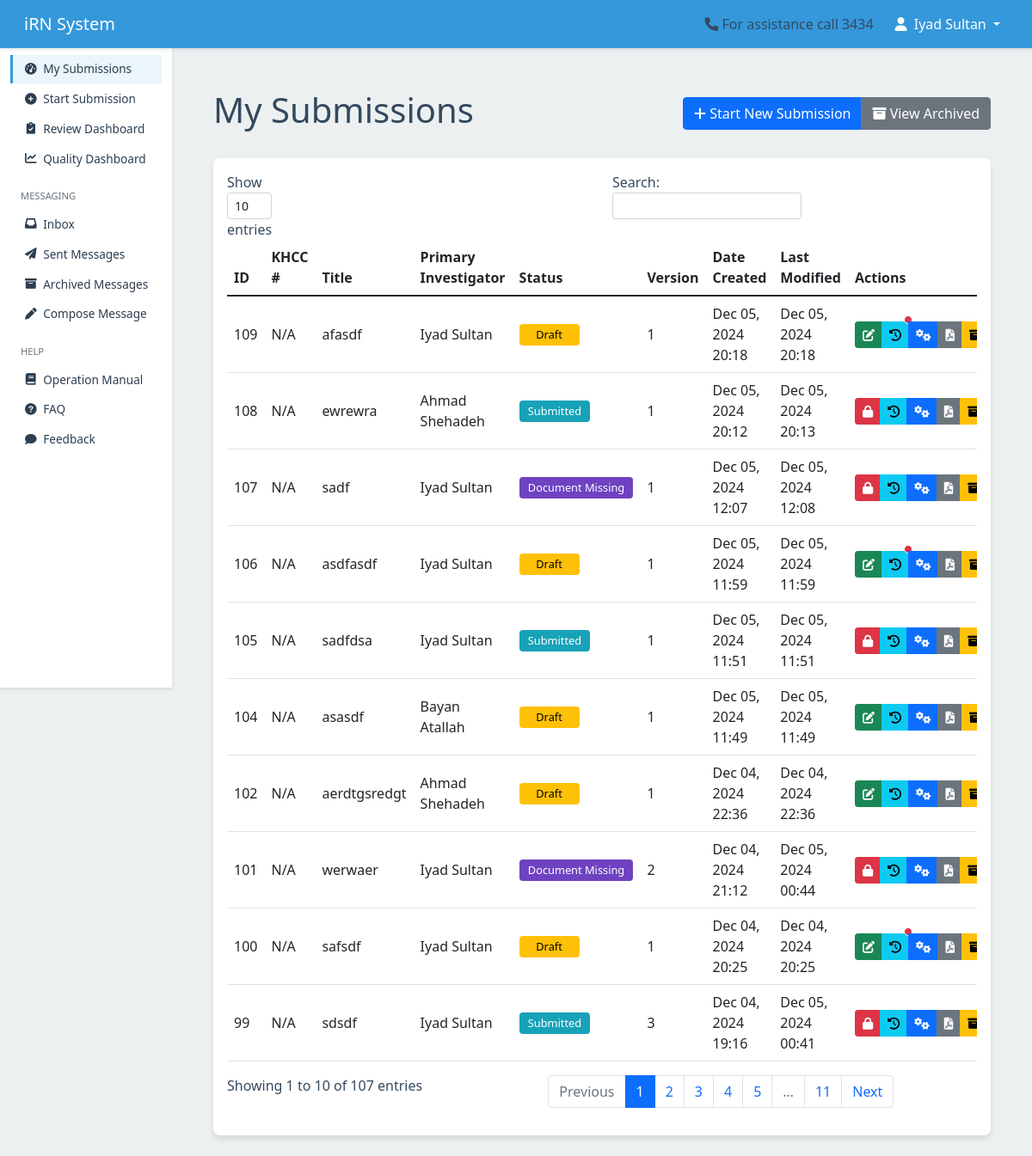
The app's page /submission/dashboard/ (signed in), older data.
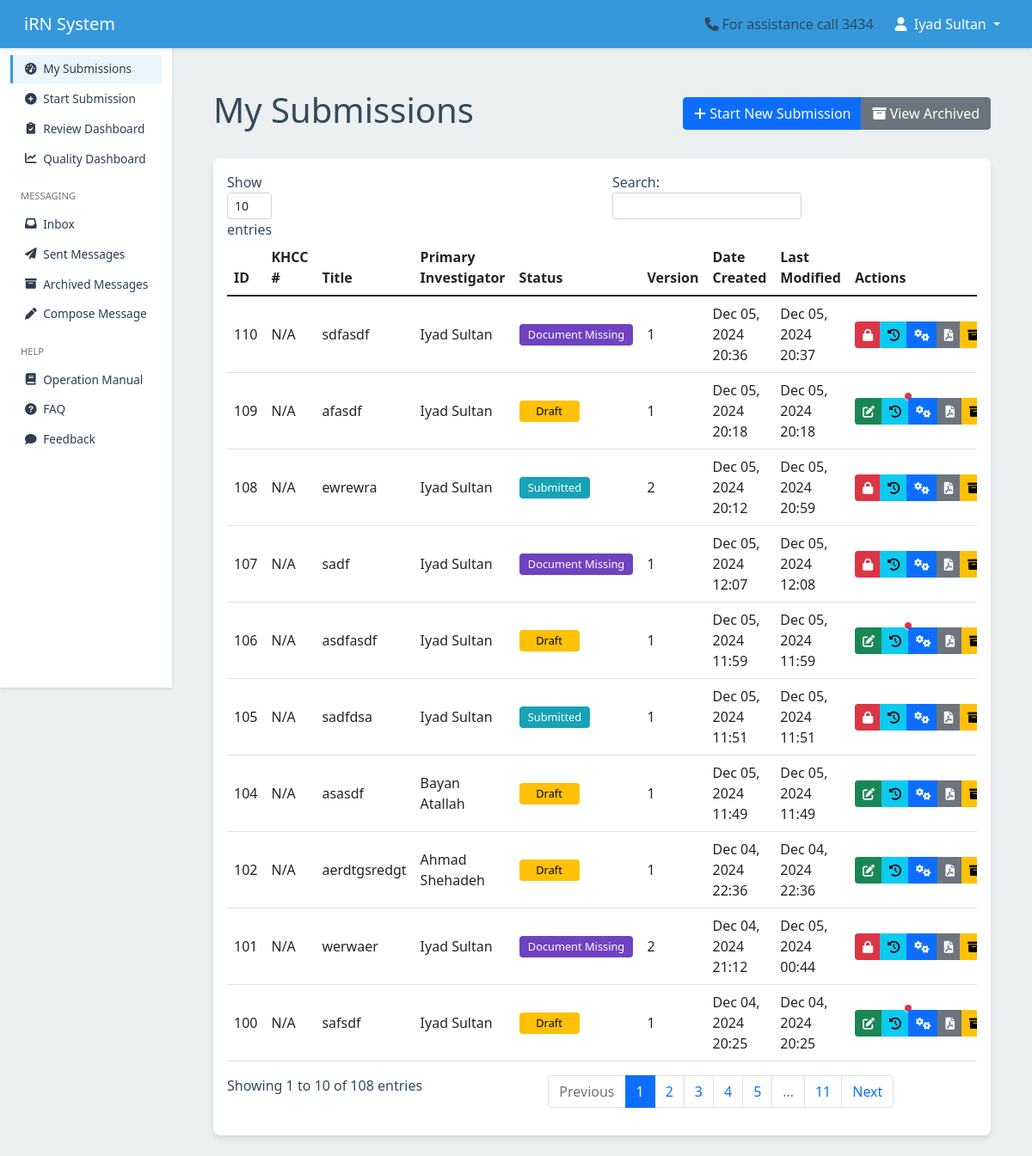
The same page, newer data.
### submission/models.py (models this page shows, shortened)
class Submission(models.Model):
    temporary_id = models.AutoField(primary_key=True)
    khcc_number = models.CharField(max_length=20, blank=True, null=True, unique=True)
    title = models.CharField(max_length=255)
    primary_investigator = models.ForeignKey(
        User, related_name='primary_investigations', on_delete=models.CASCADE
    )
    study_type = models.ForeignKey(StudyType, on_delete=models.SET_NULL, null=True)
    status = models.CharField(
        max_length=50,
        choices=get_submission_status_choices,
        default='draft'
    )
    date_created = models.DateTimeField(auto_now_add=True)
    last_modified = models.DateTimeField(auto_now=True)
    date_submitted = models.DateTimeField(blank=True, null=True)
    version = models.PositiveIntegerField(default=1)
    is_locked = models.BooleanField(default=False)
    is_archived = models.BooleanField(default=False)
    archived_at = models.DateTimeField(null=True, blank=True)
    show_in_irb = models.BooleanField(default=False, help_text="Toggle visibility for IRB members")
    show_in_rc = models.BooleanField(default=False, help_text="Toggle visibility for RC members")
    submitted_by = models.ForeignKey(
        User,
        related_name='submitted_submissions',
        on_delete=models.SET_NULL,
        null=True,
        blank=True,
        help_text="User who submitted the submission"
    )
    def get_required_investigator_forms(self):
        return self.study_type.forms.filter(requested_per_investigator=True)
    def get_submitters(self):
        submitters = [self.primary_investigator]
        submitters.extend([ci.user for ci in self.coinvestigators.filter(can_submit=True)])
        submitters.extend([ra.user for ra in self.research_assistants.filter(can_submit=True)])
        return submitters
    def get_pending_investigator_forms(self, user):
        if not (user == self.primary_investigator or
                self.coinvestigators.filter(user=user).exists() or
                self.research_assistants.filter(user=user).exists()):
            return []
        if user in self.get_submitters() and self.status in ['submitted', 'document_missing']:
            return []
        required_forms = self.get_required_investigator_forms()
        submitted_forms = InvestigatorFormSubmission.objects.filter(
            submission=self,
            investigator=user,
            version=self.version
        ).values_list('form_id', flat=True)
        return list(required_forms.exclude(id__in=submitted_forms))
    def has_pending_forms(self, user):
        return len(self.get_pending_investigator_forms(user)) > 0

### users/models.py (models this page shows, shortened)
class UserProfile(models.Model):
    user = models.OneToOneField(
        User,
        on_delete=models.CASCADE,
        related_name='userprofile'
    )
    institution = models.CharField(
        max_length=255,
        default='King Hussein Cancer Center'
    )
    mobile = models.CharField(
        max_length=20,
        blank=True,
        null=True,
        default='',
        validators=[phone_regex]
    )
    khcc_employee_number = models.CharField(
        max_length=20,
        blank=True,
        null=True,
        unique=True,
        validators=[
            RegexValidator(
                regex=r'^[A-Za-z0-9]+$',
                message='Employee number can only contain letters and numbers.'
            )
        ]
    )
    title = models.CharField(
        max_length=255,
        blank=True,
        null=True
    )
    role = models.CharField(
        max_length=50,
        choices=USER_ROLE_CHOICES,
        blank=True,
        null=True
    )
    groups = models.ManyToManyField(
        Group,
        related_name='user_profiles',
        blank=True
    )
    photo = models.ImageField(
        upload_to='photos/',
        blank=True,
        null=True
    )
    is_approved = models.BooleanField(default=False)
    full_name = models.CharField(
        max_length=255,
        default='',
        help_text='Full name (at least two names required)',
        validators=[validate_full_name]
    )
    class Meta:
        ordering = ['user__username']
        indexes = [
            models.Index(fields=['is_approved']),
            models.Index(fields=['role'])
        ]

### submission/views.py (the view)
# urls.py: path('dashboard/', views.dashboard, name='dashboard'),
@login_required
def dashboard(request):
    from django.db.models import Max, Prefetch
    submissions = Submission.objects.filter(
        is_archived=False
    ).select_related(
        'primary_investigator__userprofile',
        'study_type'
    ).prefetch_related(
        'coinvestigators',
        'research_assistants'
    ).order_by('-date_created')
    for submission in submissions:
        latest_version = FormDataEntry.objects.filter(
            submission=submission
        ).values('version').aggregate(Max('version'))['version__max']
        submission.actual_version = latest_version or 1
        submission.has_pending = submission.has_pending_forms(request.user)
        submission.pending_forms = submission.get_pending_investigator_forms(request.user)
    return render(request, 'submission/dashboard.html', {
        'submissions': submissions
    })

### iRN/constants.py (called while the page is built)
def get_submission_status_choices():
    DEFAULT_CHOICES = SUBMISSION_STATUS_CHOICES
    try:
        choices = cache.get('submission_status_choices')
        if not choices:
            StatusChoice = apps.get_model('submission', 'StatusChoice')
            choices = list(StatusChoice.objects.filter(is_active=True).values_list('code', 'label'))
            if choices:
                cache.set('submission_status_choices', choices)
        return choices or DEFAULT_CHOICES
    except (OperationalError, LookupError):
        return DEFAULT_CHOICES

### submission/templates/submission/dashboard.html (shortened to what the changed rows need)
{% extends 'users/base.html' %}
{% load static %}
{% block content %}
<div class="container mt-4">
    <div class="d-flex justify-content-between align-items-center mb-4">
        <h1>My Submissions</h1>
    </div>
    <div class="card">
        <div class="card-body">
            <div class="table-responsive">
                <table id="submissionsTable" class="table table-hover">
                    <thead>
                        <tr>
                            <th>ID</th>
                            <th>KHCC #</th>
                            <th>Title</th>
                            <th>Primary Investigator</th>
                            <th>Status</th>
                            <th>Version</th>
                            <th>Date Created</th>
                            <th>Last Modified</th>
                            <th>Actions</th>
                        </tr>
                    </thead>
                    <tbody>
                        {% for submission in submissions %}
                        <tr>
                            <td>{{ submission.temporary_id|default:"" }}</td>
                            <td>{{ submission.khcc_number|default:"N/A" }}</td>
                            <td>{{ submission.title|default:"" }}</td>
                            <td>{{ submission.primary_investigator.userprofile.full_name }}</td>
                            <td>
                                <span class="badge badge-{{ submission.status|slugify }}">
                                    {{ submission.get_status_display|default:"" }}
                                </span>
                            </td>
                            <td>{{ submission.actual_version }}</td>
                            <td data-order="{{ submission.date_created|date:'Y-m-d H:i:s' }}">
                                {{ submission.date_created|date:"M d, Y H:i"|default:"" }}
                            </td>
                            <td data-order="{{ submission.last_modified|date:'Y-m-d H:i:s' }}">
                                {{ submission.last_modified|date:"M d, Y H:i"|default:"" }}
                            </td>
                            <td>
                                <div class="btn-group">
                                    {% if submission.is_locked %}
                                        <a href="{% url 'submission:edit_submission' submission.temporary_id %}"
                                           class="btn btn-sm btn-danger"
                                           title="Submission Locked">
                                            <i class="fas fa-lock"></i>
                                        </a>
                                    {% else %}
                                        <a href="{% url 'submission:edit_submission' submission.temporary_id %}"
                                           class="btn btn-sm btn-success"
                                           title="Edit Submission">
                                            <i class="fas fa-edit"></i>
                                        </a>
                                    {% endif %}
                                    {% if submission.has_pending %}
                                    <a href="{% url 'submission:version_history' submission.temporary_id %}"
                                       class="btn btn-sm btn-info position-relative"
                                       title="Version History - Has Pending Forms">
                                        <i class="fas fa-history"></i>
                                        <span class="position-absolute top-0 start-100 translate-middle p-1 bg-danger rounded-circle">
                                        </span>
                                    </a>
                                {% else %}
                                    <a href="{% url 'submission:version_history' submission.temporary_id %}"
                                       class="btn btn-sm btn-info"
                                       title="History">
                                        <i class="fas fa-history"></i>
                                    </a>
                                        {% endif %}
                                    <a href="{% url 'submission:submission_actions' submission.temporary_id %}"
                                       class="btn btn-sm btn-primary"
                                       title="Actions">
                                        <i class="fas fa-cogs"></i>
                                    </a>
                                    <a href="{% url 'submission:download_submission_pdf' submission.temporary_id %}"
                                       class="btn btn-sm btn-secondary"
                                       title="Download PDF">
                                        <i class="fas fa-file-pdf"></i>
                                    </a>
                                    <button class="btn btn-sm btn-warning archive-submission"
                                            data-submission-id="{{ submission.temporary_id }}"
                                            title="Archive Submission">
                                        <i class="fas fa-archive"></i>
                                    </button>
                                </div>
                            </td>
                        </tr>
                        {% empty %}
                        <tr>
                            <td colspan="9" class="text-center">No submissions found.</td>
                        </tr>
                        {% endfor %}
                    </tbody>
                </table>
            </div>
        </div>
    </div>
</div>
{% endblock %}

Row changes from the older to the newer data that the page shows:
no longer on this page (row unchanged): Submission: temporary_id "99", khcc_number "N/A", title "sdsdf", primary_investigator.userprofile.full_name "Iyad Sultan", status "Submitted", actual_version "3", date_created "Dec 04, 2024 19:16", last_modified "Dec 05, 2024 00:41", is_locked True (drawn)
added Submission: temporary_id "110", khcc_number "N/A", title "sdfasdf", primary_investigator.userprofile.full_name "Iyad Sultan", status "Document Missing", actual_version "1", date_created "Dec 05, 2024 20:36", last_modified "Dec 05, 2024 20:37", is_locked True (drawn)
changed Submission "ewrewra": primary_investigator.userprofile.full_name "Ahmad Shehadeh" → "Iyad Sultan"; actual_version "1" → "2"; last_modified "Dec 05, 2024 20:13" → "Dec 05, 2024 20:59"
Text that changed along with them:
text written by a page script: "Show entries Search: Showing 1 to 10 of 107 entries Previous 1 2 3 4 5 … 11 Next" → "Show entries Search: Showing 1 to 10 of 108 entries Previous 1 2 3 4 5 … 11 Next"
